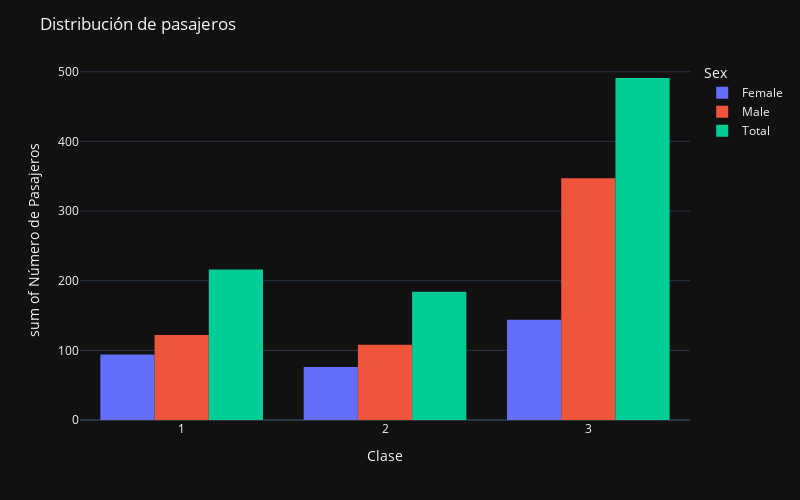

Notebook code cell kept with this figure:
### Code cell
clase_genero=titanic.groupby('Sex')['Pclass'].value_counts().reset_index()
total_clase=titanic.groupby('Pclass')['Pclass'].value_counts().reset_index()
clase_genero.loc[6,['Sex','Pclass','count']]=['Total',1,total_clase.loc[0,'count']]
clase_genero.loc[7,['Sex','Pclass','count']]=['Total',2,total_clase.loc[1,'count']]
clase_genero.loc[8,['Sex','Pclass','count']]=['Total',3,total_clase.loc[2,'count']]

fig2=px.histogram(clase_genero, x="Pclass", y="count", color="Sex", nbins=3, barmode='group',labels={'Pclass':'Clase', 'count':'Número de Pasajeros'})

fig2.update_layout(height=500, width=800, title_text="Distribución de pasajeros", 
                  template='plotly_dark')
fig2.show()

### Figure 1 — Plotly figure (JSON) as saved in the notebook; plotly's stock layout.template omitted (floating-point values rounded to 4 significant figures)
{"data": [{"alignmentgroup": "True", "bingroup": "x", "histfunc": "sum", "hovertemplate": "Sex=Female<br>Clase=%{x}<br>sum of Número de Pasajeros=%{y}<extra></extra>", "legendgroup": "Female", "marker": {"color": "#636efa", "pattern": {"shape": ""}}, "name": "Female", "nbinsx": 3, "offsetgroup": "Female", "orientation": "v", "showlegend": true, "type": "histogram", "x": [3, 1, 2], "xaxis": "x", "y": [144, 94, 76], "yaxis": "y"}, {"alignmentgroup": "True", "bingroup": "x", "histfunc": "sum", "hovertemplate": "Sex=Male<br>Clase=%{x}<br>sum of Número de Pasajeros=%{y}<extra></extra>", "legendgroup": "Male", "marker": {"color": "#EF553B", "pattern": {"shape": ""}}, "name": "Male", "nbinsx": 3, "offsetgroup": "Male", "orientation": "v", "showlegend": true, "type": "histogram", "x": [3, 1, 2], "xaxis": "x", "y": [347, 122, 108], "yaxis": "y"}, {"alignmentgroup": "True", "bingroup": "x", "histfunc": "sum", "hovertemplate": "Sex=Total<br>Clase=%{x}<br>sum of Número de Pasajeros=%{y}<extra></extra>", "legendgroup": "Total", "marker": {"color": "#00cc96", "pattern": {"shape": ""}}, "name": "Total", "nbinsx": 3, "offsetgroup": "Total", "orientation": "v", "showlegend": true, "type": "histogram", "x": [1, 2, 3], "xaxis": "x", "y": [216, 184, 491], "yaxis": "y"}], "layout": {"barmode": "group", "height": 500, "legend": {"title": {"text": "Sex"}, "tracegroupgap": 0}, "margin": {"t": 60}, "title": {"text": "Distribución de pasajeros"}, "width": 800, "xaxis": {"anchor": "y", "domain": [0, 1], "title": {"text": "Clase"}}, "yaxis": {"anchor": "x", "domain": [0, 1], "title": {"text": "sum of Número de Pasajeros"}}}}
